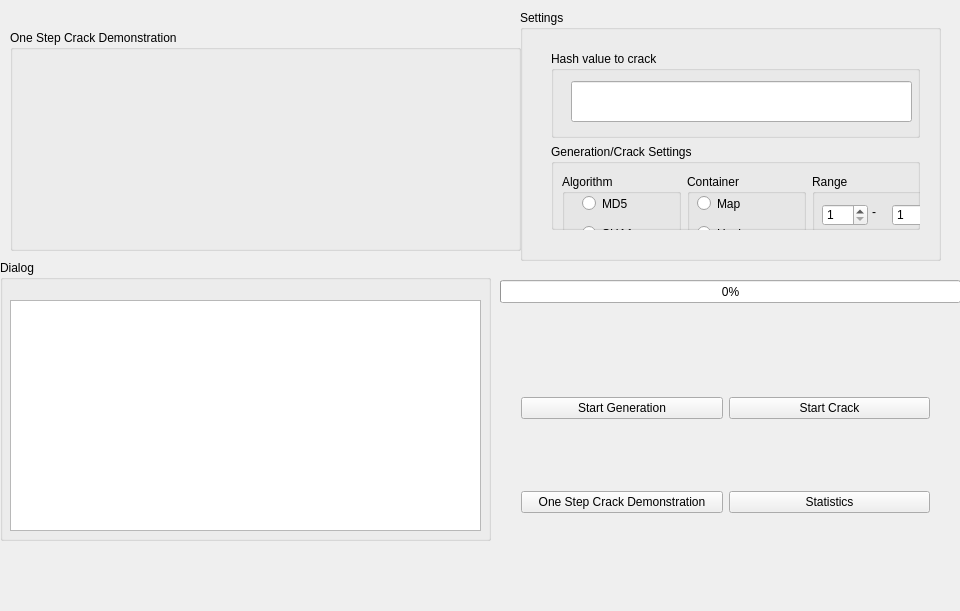
<?xml version="1.0" encoding="UTF-8"?>
<ui version="4.0">
 <class>MainWindow</class>
 <widget class="QMainWindow" name="MainWindow">
  <property name="geometry">
   <rect>
    <x>0</x>
    <y>0</y>
    <width>960</width>
    <height>611</height>
   </rect>
  </property>
  <property name="windowTitle">
   <string>MainWindow</string>
  </property>
  <widget class="QWidget" name="centralWidget">
   <widget class="QGroupBox" name="groupBox">
    <property name="geometry">
     <rect>
      <x>0</x>
      <y>260</y>
      <width>491</width>
      <height>281</height>
     </rect>
    </property>
    <property name="title">
     <string>Dialog</string>
    </property>
    <widget class="QTextBrowser" name="textBrowser">
     <property name="geometry">
      <rect>
       <x>10</x>
       <y>40</y>
       <width>471</width>
       <height>231</height>
      </rect>
     </property>
    </widget>
   </widget>
   <widget class="QGroupBox" name="Settings">
    <property name="geometry">
     <rect>
      <x>520</x>
      <y>10</y>
      <width>421</width>
      <height>251</height>
     </rect>
    </property>
    <property name="title">
     <string>Settings</string>
    </property>
    <widget class="QWidget" name="gridLayoutWidget_2">
     <property name="geometry">
      <rect>
       <x>20</x>
       <y>30</y>
       <width>391</width>
       <height>201</height>
      </rect>
     </property>
     <layout class="QGridLayout" name="gridLayout_2">
      <item row="0" column="0">
       <widget class="QGroupBox" name="groupBox_3">
        <property name="title">
         <string>Hash value to crack</string>
        </property>
        <widget class="QLineEdit" name="HashValue">
         <property name="geometry">
          <rect>
           <x>20</x>
           <y>30</y>
           <width>341</width>
           <height>41</height>
          </rect>
         </property>
        </widget>
       </widget>
      </item>
      <item row="1" column="0">
       <widget class="QGroupBox" name="SelectionSetting">
        <property name="title">
         <string>Generation/Crack Settings</string>
        </property>
        <widget class="QWidget" name="horizontalLayoutWidget">
         <property name="geometry">
          <rect>
           <x>0</x>
           <y>19</y>
           <width>391</width>
           <height>81</height>
          </rect>
         </property>
         <layout class="QHBoxLayout" name="horizontalLayout">
          <item>
           <widget class="QGroupBox" name="AlgorithmGroup">
            <property name="title">
             <string>Algorithm</string>
            </property>
            <widget class="QRadioButton" name="MD5Sel">
             <property name="geometry">
              <rect>
               <x>20</x>
               <y>20</y>
               <width>115</width>
               <height>19</height>
              </rect>
             </property>
             <property name="text">
              <string>MD5</string>
             </property>
            </widget>
            <widget class="QRadioButton" name="SHA1Sel">
             <property name="geometry">
              <rect>
               <x>20</x>
               <y>50</y>
               <width>115</width>
               <height>19</height>
              </rect>
             </property>
             <property name="text">
              <string>SHA1</string>
             </property>
            </widget>
           </widget>
          </item>
          <item>
           <widget class="QGroupBox" name="ContainerGroup">
            <property name="title">
             <string>Container</string>
            </property>
            <widget class="QRadioButton" name="MapSel">
             <property name="geometry">
              <rect>
               <x>10</x>
               <y>20</y>
               <width>115</width>
               <height>19</height>
              </rect>
             </property>
             <property name="statusTip">
              <string>Choose std::map as storage method</string>
             </property>
             <property name="text">
              <string>Map</string>
             </property>
            </widget>
            <widget class="QRadioButton" name="HashSel">
             <property name="geometry">
              <rect>
               <x>10</x>
               <y>50</y>
               <width>115</width>
               <height>19</height>
              </rect>
             </property>
             <property name="statusTip">
              <string>Choose Hash as stroage method</string>
             </property>
             <property name="text">
              <string>Hash</string>
             </property>
            </widget>
           </widget>
          </item>
          <item>
           <widget class="QGroupBox" name="Range">
            <property name="title">
             <string>Range</string>
            </property>
            <widget class="QSpinBox" name="lowMargin">
             <property name="geometry">
              <rect>
               <x>10</x>
               <y>30</y>
               <width>46</width>
               <height>22</height>
              </rect>
             </property>
             <property name="minimum">
              <number>1</number>
             </property>
             <property name="maximum">
              <number>1000</number>
             </property>
            </widget>
            <widget class="QSpinBox" name="upMargin">
             <property name="geometry">
              <rect>
               <x>80</x>
               <y>30</y>
               <width>46</width>
               <height>22</height>
              </rect>
             </property>
             <property name="minimum">
              <number>1</number>
             </property>
             <property name="maximum">
              <number>10000</number>
             </property>
            </widget>
            <widget class="QLabel" name="connectionLabel">
             <property name="geometry">
              <rect>
               <x>60</x>
               <y>30</y>
               <width>16</width>
               <height>16</height>
              </rect>
             </property>
             <property name="text">
              <string>-</string>
             </property>
            </widget>
           </widget>
          </item>
         </layout>
        </widget>
       </widget>
      </item>
     </layout>
    </widget>
   </widget>
   <widget class="QProgressBar" name="progressBar">
    <property name="geometry">
     <rect>
      <x>500</x>
      <y>280</y>
      <width>461</width>
      <height>23</height>
     </rect>
    </property>
    <property name="value">
     <number>0</number>
    </property>
   </widget>
   <widget class="QWidget" name="gridLayoutWidget">
    <property name="geometry">
     <rect>
      <x>510</x>
      <y>320</y>
      <width>431</width>
      <height>271</height>
     </rect>
    </property>
    <layout class="QGridLayout" name="gridLayout">
     <item row="0" column="0">
      <widget class="QPushButton" name="StartGeneration">
       <property name="statusTip">
        <string>Start generating a rainbow table with the current settings</string>
       </property>
       <property name="text">
        <string>Start Generation</string>
       </property>
       <property name="shortcut">
        <string>Return</string>
       </property>
      </widget>
     </item>
     <item row="0" column="1">
      <widget class="QPushButton" name="StartCrack">
       <property name="statusTip">
        <string>Crack the given hash value with currently loaded rainbow table</string>
       </property>
       <property name="text">
        <string>Start Crack</string>
       </property>
      </widget>
     </item>
     <item row="1" column="0">
      <widget class="QPushButton" name="pushButton_4">
       <property name="statusTip">
        <string>Embark on a demonstration step-by-step</string>
       </property>
       <property name="text">
        <string>One Step Crack Demonstration</string>
       </property>
      </widget>
     </item>
     <item row="1" column="1">
      <widget class="QPushButton" name="pushButton_3">
       <property name="statusTip">
        <string>Show how long the last crack  took</string>
       </property>
       <property name="text">
        <string>Statistics</string>
       </property>
      </widget>
     </item>
    </layout>
   </widget>
   <widget class="QGroupBox" name="groupBox_7">
    <property name="geometry">
     <rect>
      <x>10</x>
      <y>30</y>
      <width>511</width>
      <height>221</height>
     </rect>
    </property>
    <property name="title">
     <string>One Step Crack Demonstration</string>
    </property>
   </widget>
  </widget>
 </widget>
 <layoutdefault spacing="6" margin="11"/>
 <resources/>
 <connections/>
</ui>
